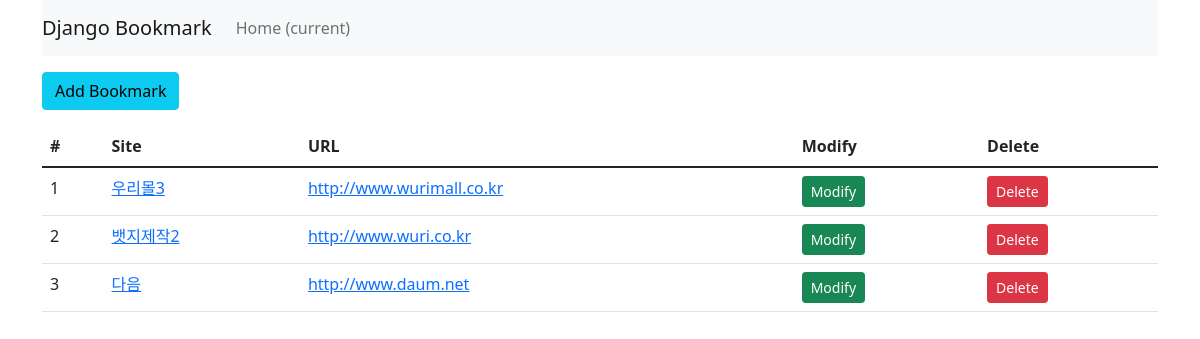
Screenshot of /bookmark/ with the database file from the repository.
### bookmark/models.py (models this page shows, shortened)
class Bookmark(models.Model):
    site_name = models.CharField(max_length=100)
    url = models.URLField('Site URL')

### bookmark/views.py (the view)
# urls.py: path('',BookmarkListView.as_view(), name='list'),
class BookmarkListView(ListView):
    model = Bookmark

### bookmark/templates/bookmark/bookmark_list.html (shortened to what this page needs)
{% extends 'base.html' %}
{% block content%}
<div class="'btn-group">
    <a href="{% url 'add' %}" class="btn btn-info"> Add Bookmark</a>
</div>
<table class="table">
    <thead>
    <tr>
        <th scope="col">#</th>
        <th scope="col">Site</th>
        <th scope="col">URL</th>
        <th scope="col">Modify</th>
        <th scope="col">Delete</th>
    </tr>
    </thead>
    <tbody>
        {% for bookmark in object_list %}
      <tr>
          <td> {{forloop.counter}}</td>
          <td><a href="{% url 'detail' pk=bookmark.id %}">{{bookmark.site_name}}</a></td>
          <td><a href="{{bookmark.url}}" target="_blank">{{bookmark.url}} </a></td>
          <td><a href="{% url 'update' pk=bookmark.id %}" class="btn btn-success btn-sm">Modify</a></td>
          <td><a href="{% url 'delete' pk=bookmark.id %}" class="btn btn-danger btn-sm">Delete</a></td>
      </tr>
    {% endfor %}
    </tbody>
</table>
{% endblock %}

### static/style.css (style rules this page uses)
body { width:100%; }

### rows the page displays
Bookmark: site_name "우리몰3", url "http://www.wurimall.co.kr"
Bookmark: site_name "뱃지제작2", url "http://www.wuri.co.kr"
Bookmark: site_name "다음", url "http://www.daum.net"
